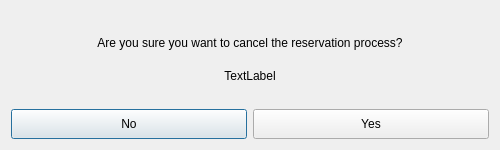
<?xml version="1.0" encoding="UTF-8"?>
<ui version="4.0">
 <class>Dialog</class>
 <widget class="QDialog" name="Dialog">
  <property name="geometry">
   <rect>
    <x>0</x>
    <y>0</y>
    <width>500</width>
    <height>150</height>
   </rect>
  </property>
  <property name="minimumSize">
   <size>
    <width>500</width>
    <height>150</height>
   </size>
  </property>
  <property name="maximumSize">
   <size>
    <width>500</width>
    <height>172</height>
   </size>
  </property>
  <property name="windowTitle">
   <string>Dialog</string>
  </property>
  <layout class="QGridLayout" name="gridLayout">
   <item row="1" column="0" colspan="4">
    <widget class="QLabel" name="header_message_label">
     <property name="minimumSize">
      <size>
       <width>0</width>
       <height>40</height>
      </size>
     </property>
     <property name="text">
      <string>Are you sure you want to cancel the reservation process?</string>
     </property>
     <property name="alignment">
      <set>Qt::AlignCenter</set>
     </property>
     <property name="wordWrap">
      <bool>true</bool>
     </property>
    </widget>
   </item>
   <item row="5" column="0" colspan="2">
    <widget class="QPushButton" name="left_button">
     <property name="minimumSize">
      <size>
       <width>0</width>
       <height>30</height>
      </size>
     </property>
     <property name="cursor">
      <cursorShape>PointingHandCursor</cursorShape>
     </property>
     <property name="text">
      <string>No</string>
     </property>
    </widget>
   </item>
   <item row="5" column="2" colspan="2">
    <widget class="QPushButton" name="right_button">
     <property name="minimumSize">
      <size>
       <width>0</width>
       <height>30</height>
      </size>
     </property>
     <property name="cursor">
      <cursorShape>PointingHandCursor</cursorShape>
     </property>
     <property name="text">
      <string>Yes</string>
     </property>
    </widget>
   </item>
   <item row="0" column="0">
    <spacer name="vs_2">
     <property name="orientation">
      <enum>Qt::Vertical</enum>
     </property>
     <property name="sizeType">
      <enum>QSizePolicy::Maximum</enum>
     </property>
     <property name="sizeHint" stdset="0">
      <size>
       <width>20</width>
       <height>20</height>
      </size>
     </property>
    </spacer>
   </item>
   <item row="2" column="0" colspan="4">
    <widget class="QLabel" name="subheader_message_label">
     <property name="minimumSize">
      <size>
       <width>0</width>
       <height>0</height>
      </size>
     </property>
     <property name="text">
      <string>TextLabel</string>
     </property>
     <property name="alignment">
      <set>Qt::AlignCenter</set>
     </property>
    </widget>
   </item>
   <item row="4" column="0">
    <spacer name="vs_1">
     <property name="orientation">
      <enum>Qt::Vertical</enum>
     </property>
     <property name="sizeType">
      <enum>QSizePolicy::Minimum</enum>
     </property>
     <property name="sizeHint" stdset="0">
      <size>
       <width>20</width>
       <height>20</height>
      </size>
     </property>
    </spacer>
   </item>
  </layout>
 </widget>
 <resources/>
 <connections/>
</ui>
